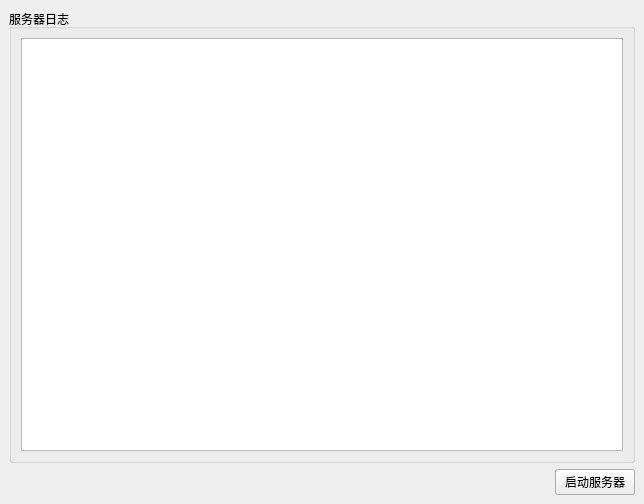
<?xml version="1.0" encoding="UTF-8"?>
<ui version="4.0">
 <class>MainWindow</class>
 <widget class="QMainWindow" name="MainWindow">
  <property name="geometry">
   <rect>
    <x>0</x>
    <y>0</y>
    <width>644</width>
    <height>504</height>
   </rect>
  </property>
  <property name="windowTitle">
   <string>服务器</string>
  </property>
  <widget class="QWidget" name="centralwidget">
   <layout class="QVBoxLayout" name="verticalLayout_2">
    <item>
     <widget class="QGroupBox" name="groupBox">
      <property name="title">
       <string>服务器日志</string>
      </property>
      <layout class="QVBoxLayout" name="verticalLayout">
       <item>
        <widget class="QPlainTextEdit" name="logEditor"/>
       </item>
      </layout>
     </widget>
    </item>
    <item>
     <layout class="QHBoxLayout" name="horizontalLayout">
      <item>
       <spacer name="horizontalSpacer">
        <property name="orientation">
         <enum>Qt::Orientation::Horizontal</enum>
        </property>
        <property name="sizeHint" stdset="0">
         <size>
          <width>40</width>
          <height>20</height>
         </size>
        </property>
       </spacer>
      </item>
      <item>
       <widget class="QPushButton" name="startStopButton">
        <property name="text">
         <string>启动服务器</string>
        </property>
       </widget>
      </item>
     </layout>
    </item>
   </layout>
  </widget>
 </widget>
 <resources/>
 <connections/>
</ui>
